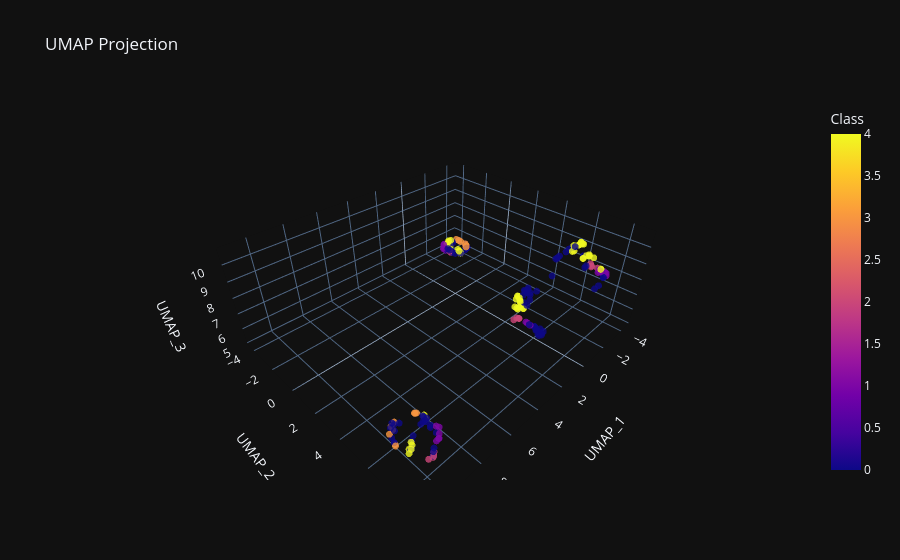

Source (notebook cell):
### Code cell
reducer = umap.UMAP(n_components=3, n_neighbors=15, random_state=42)
X_3d = reducer.fit_transform(X_scaled)

df_3d = pd.DataFrame(X_3d, columns=['UMAP_1', 'UMAP_2', 'UMAP_3'])
df_3d['Class'] = y

fig = px.scatter_3d(
    df_3d, 
    x='UMAP_1', 
    y='UMAP_2', 
    z='UMAP_3',
    color='Class',
    title="UMAP Projection",
    opacity=0.8,
    color_discrete_sequence=px.colors.qualitative.Set1
)

fig.update_traces(marker=dict(size=4))
fig.show()

### Figure 1 — Plotly figure (JSON) as saved in the notebook; plotly's stock layout.template omitted (floating-point values rounded to 4 significant figures; data arrays with more than 128 entries replaced by an {"elided": "..."} marker saying what was removed)
{"data": [{"hovertemplate": "UMAP_1=%{x}<br>UMAP_2=%{y}<br>UMAP_3=%{z}<br>Class=%{marker.color}<extra></extra>", "legendgroup": "", "marker": {"color": {"elided": "200 int values"}, "coloraxis": "coloraxis", "opacity": 0.8, "symbol": "circle", "size": 4}, "mode": "markers", "name": "", "scene": "scene", "showlegend": false, "x": {"elided": "200 float values"}, "y": {"elided": "200 float values"}, "z": {"elided": "200 float values"}, "type": "scatter3d"}], "layout": {"scene": {"domain": {"x": [0.0, 1.0], "y": [0.0, 1.0]}, "xaxis": {"title": {"text": "UMAP_1"}}, "yaxis": {"title": {"text": "UMAP_2"}}, "zaxis": {"title": {"text": "UMAP_3"}}}, "coloraxis": {"colorbar": {"title": {"text": "Class"}}, "colorscale": [[0.0, "#0d0887"], [0.1111, "#46039f"], [0.2222, "#7201a8"], [0.3333, "#9c179e"], [0.4444, "#bd3786"], [0.5556, "#d8576b"], [0.6667, "#ed7953"], [0.7778, "#fb9f3a"], [0.8889, "#fdca26"], [1.0, "#f0f921"]]}, "legend": {"tracegroupgap": 0}, "title": {"text": "UMAP Projection"}}}
